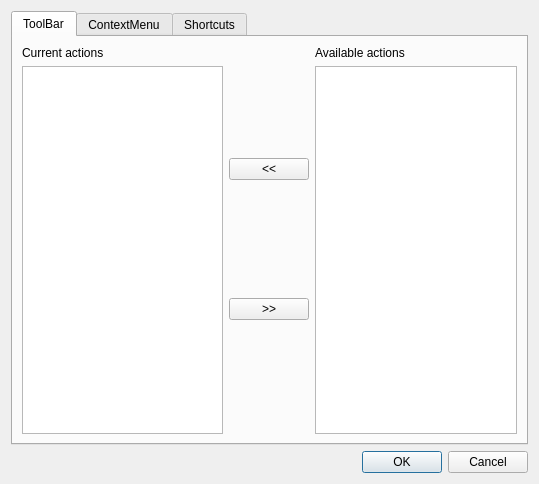
<?xml version="1.0" encoding="UTF-8"?>
<ui version="4.0">
 <class>CustomizeDialog</class>
 <widget class="QDialog" name="CustomizeDialog">
  <property name="geometry">
   <rect>
    <x>0</x>
    <y>0</y>
    <width>539</width>
    <height>484</height>
   </rect>
  </property>
  <property name="windowTitle">
   <string>Customize</string>
  </property>
  <layout class="QVBoxLayout" name="verticalLayout">
   <item>
    <widget class="QTabWidget" name="TabWidget">
     <property name="currentIndex">
      <number>0</number>
     </property>
     <widget class="QWidget" name="ToolBarTab">
      <attribute name="title">
       <string>ToolBar</string>
      </attribute>
      <layout class="QHBoxLayout" name="horizontalLayout">
       <item>
        <layout class="QVBoxLayout" name="verticalLayout_3">
         <item>
          <widget class="QLabel" name="tbCurrentLabel">
           <property name="text">
            <string>Current actions</string>
           </property>
          </widget>
         </item>
         <item>
          <widget class="QListWidget" name="tbCurrentList"/>
         </item>
        </layout>
       </item>
       <item>
        <layout class="QVBoxLayout" name="verticalLayout_2">
         <item>
          <widget class="QPushButton" name="addTBItem">
           <property name="text">
            <string>&lt;&lt;</string>
           </property>
          </widget>
         </item>
         <item>
          <widget class="QPushButton" name="delTBItem">
           <property name="text">
            <string>&gt;&gt;</string>
           </property>
          </widget>
         </item>
        </layout>
       </item>
       <item>
        <layout class="QVBoxLayout" name="verticalLayout_4">
         <item>
          <widget class="QLabel" name="tbAvailableLabel">
           <property name="text">
            <string>Available actions</string>
           </property>
          </widget>
         </item>
         <item>
          <widget class="QListWidget" name="tbAvailableList"/>
         </item>
        </layout>
       </item>
      </layout>
     </widget>
     <widget class="QWidget" name="ContextMenuTab">
      <attribute name="title">
       <string>ContextMenu</string>
      </attribute>
      <layout class="QHBoxLayout" name="horizontalLayout_2">
       <item>
        <layout class="QVBoxLayout" name="verticalLayout_5">
         <item>
          <widget class="QLabel" name="cmCurrentLabel">
           <property name="text">
            <string>Current actions</string>
           </property>
          </widget>
         </item>
         <item>
          <widget class="QListWidget" name="cmCurrentList"/>
         </item>
        </layout>
       </item>
       <item>
        <layout class="QVBoxLayout" name="verticalLayout_6">
         <item>
          <widget class="QPushButton" name="addCMItem">
           <property name="text">
            <string>&lt;&lt;</string>
           </property>
          </widget>
         </item>
         <item>
          <widget class="QPushButton" name="delCMItem">
           <property name="text">
            <string>&gt;&gt;</string>
           </property>
          </widget>
         </item>
        </layout>
       </item>
       <item>
        <layout class="QVBoxLayout" name="verticalLayout_7">
         <item>
          <widget class="QLabel" name="cmAvailableLabel">
           <property name="text">
            <string>Available actions</string>
           </property>
          </widget>
         </item>
         <item>
          <widget class="QListWidget" name="cmAvailableList"/>
         </item>
        </layout>
       </item>
      </layout>
     </widget>
     <widget class="QWidget" name="shortcutsTab">
      <attribute name="title">
       <string>Shortcuts</string>
      </attribute>
      <layout class="QVBoxLayout" name="verticalLayout_8">
       <item>
        <widget class="QTableWidget" name="shortcutsTable"/>
       </item>
      </layout>
     </widget>
    </widget>
   </item>
   <item>
    <widget class="QDialogButtonBox" name="buttonBox">
     <property name="orientation">
      <enum>Qt::Horizontal</enum>
     </property>
     <property name="standardButtons">
      <set>QDialogButtonBox::Cancel|QDialogButtonBox::Ok</set>
     </property>
    </widget>
   </item>
  </layout>
 </widget>
 <resources/>
 <connections>
  <connection>
   <sender>buttonBox</sender>
   <signal>accepted()</signal>
   <receiver>CustomizeDialog</receiver>
   <slot>accept()</slot>
   <hints>
    <hint type="sourcelabel">
     <x>248</x>
     <y>254</y>
    </hint>
    <hint type="destinationlabel">
     <x>157</x>
     <y>274</y>
    </hint>
   </hints>
  </connection>
  <connection>
   <sender>buttonBox</sender>
   <signal>rejected()</signal>
   <receiver>CustomizeDialog</receiver>
   <slot>reject()</slot>
   <hints>
    <hint type="sourcelabel">
     <x>316</x>
     <y>260</y>
    </hint>
    <hint type="destinationlabel">
     <x>286</x>
     <y>274</y>
    </hint>
   </hints>
  </connection>
 </connections>
</ui>
